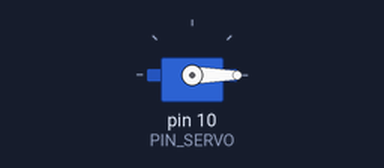
A sketch run on a simulated Arduino Uno, built with avr-gcc and run on an emulated ATmega328P. On the bench: servo.

Above: at 0.05 s.
At 1.5 s:
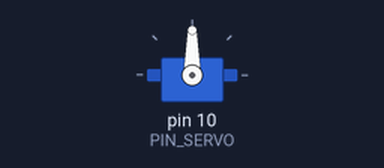
At 3.0 s:
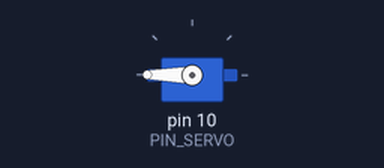
Timing chart, 0 to 6.9 s (numbered marks = the images above):
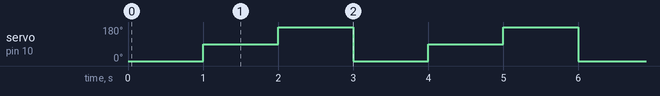

Measured:
- by itself, servo on pin 10 (PIN_SERVO): repeats every 3.0 s: 180° 1.0 s, 0° 1.0 s, 90° 1.0 s

The sketch:

10_example_1.ino
```cpp
#include <Servo.h>
#define PIN_SERVO 10

Servo myservo;

void setup() {
  myservo.attach(PIN_SERVO);
   myservo.write(0);
}
void loop() {
    myservo.write(0);
  delay(1000);
  myservo.write(90);
  delay(1000);
  myservo.write(180);
  delay(1000);

}
```
